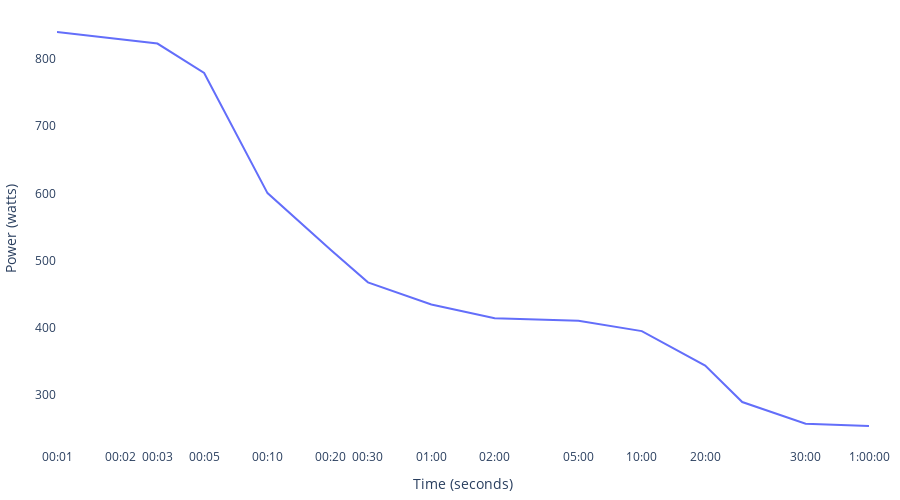

The notebook cell saved with this chart:
### Code cell
plot_power_curve(df_activity_visual, data)

### Figure 1 — Plotly figure (JSON) as saved in the notebook; plotly's stock layout.template omitted (floating-point values rounded to 4 significant figures)
{"data": [{"hovertemplate": "Time (seconds)=%{x}<br>Power (watts)=%{y}<extra></extra>", "legendgroup": "", "line": {"color": "#636efa", "dash": "solid"}, "marker": {"symbol": "circle"}, "mode": "lines", "name": "", "orientation": "v", "showlegend": false, "type": "scatter", "x": [1, 2, 3, 5, 10, 20, 30, 60, 120, 300, 600, 1200, 1800, 3600, 7200], "xaxis": "x", "y": [840, 829.5, 822.7, 779, 600.4, 515.8, 467.7, 434.9, 414.5, 410.8, 395.3, 344.0, 289.8, 257.7, 254.1], "yaxis": "y"}], "layout": {"height": 500, "legend": {"tracegroupgap": 0}, "margin": {"b": 10, "l": 10, "r": 10, "t": 10}, "plot_bgcolor": "rgba(0,0,0,0)", "xaxis": {"anchor": "y", "domain": [0, 1], "dtick": 1, "tickangle": 0, "ticktext": ["00:01", "00:02", "00:03", "00:05", "00:10", "00:20", "00:30", "01:00", "02:00", "05:00", "10:00", "20:00", "30:00", "1:00:00", "2:00:00"], "tickvals": [1, 2, 3, 5, 10, 20, 30, 60, 120, 300, 600, 1200, 3600, 7200], "title": {"text": "Time (seconds)"}, "type": "log"}, "yaxis": {"anchor": "x", "domain": [0, 1], "title": {"text": "Power (watts)"}}}}
